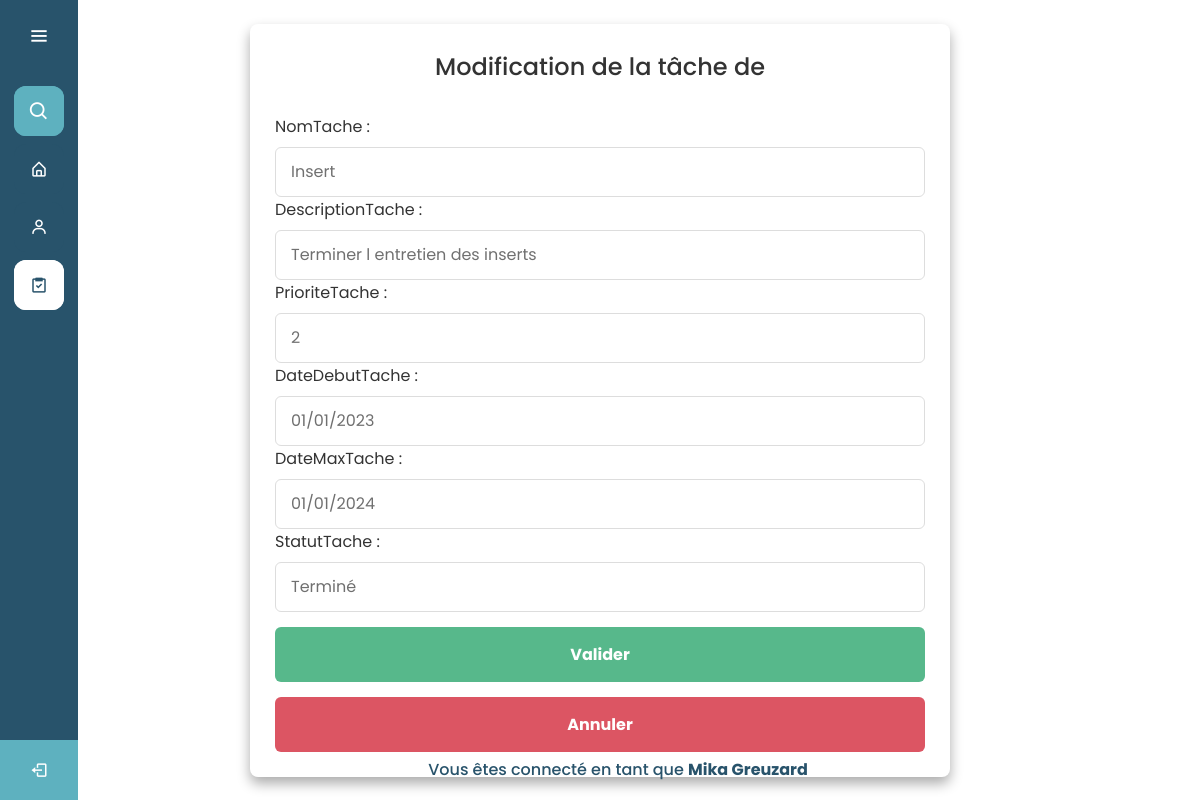
The page /PHP/ADMIN_Tache_Edit.php?ID=5 (signed in) on the database its author committed.
### tables this page shows
CREATE TABLE Tache (
    IdTache INTEGER PRIMARY KEY NOT NULL,
    NomTache TEXT NOT NULL,
    DescriptionTache TEXT NOT NULL,
    PrioriteTache INTEGER NOT NULL,
    DateDebutTache TEXT NOT NULL,
    DateMaxTache TEXT NOT NULL,
    StatutTache TEXT NOT NULL,
    IdUtilisateur INTEGER NOT NULL,
    FOREIGN KEY (IdUtilisateur) REFERENCES Utilisateur(IdUtilisateur)
);

### PHP/ADMIN_Tache_Edit.php (the view, shortened to what this page needs)
<!DOCTYPE html>
<html lang="en" dir="ltr">
  <head>
    <link rel="stylesheet" href="../CSS/ADMIN_Select_Equipe_Edit.css">
    <link href='https://unpkg.com/boxicons@2.0.7/css/boxicons.min.css' rel='stylesheet'>
   </head>
<body>
  <div class="sidebar">
  <div class="logo-details">
        <i class='bx bx-menu' id="btn" ></i>
    </div>
    <ul class="nav-list">
      <li>
          <i class='bx bx-search' ></i>
      </li>
      <li>
        <a href="../PAGES/ADMIN_Index.php">
          <i class='bx bx-home-alt Accueil'></i>
        </a>
      </li>
      <li>
       <a href="../PAGES/ADMIN_Equipe.php" class='Equipe'>
         <i class='bx bx-user Equipe' ></i>
       </a>
     </li>
     <li>
       <a href="../PAGES/ADMIN_Tache.php" class='Tache'>
         <i class='bx bx-task Tache'></i>
       </a>
     </li>
     <li class="profile no-animation">
        <div class="profile-details">
          <div class="name_job">
          <div class="name"><?php echo isset($_SESSION['PrenomUtilisateur']) && isset($_SESSION['NomUtilisateur']) ? $_SESSION['PrenomUtilisateur'] . ' ' . $_SESSION['NomUtilisateur'] : ''; ?></div>
          <div class="job"><?php echo isset($_SESSION['StatutUtilisateur']) ? $_SESSION['StatutUtilisateur'] : ''; ?></div>
          </div>
        </div>
        <a href="../PAGES/Login.php" class='TEST'>
          <i class='bx bx-log-out' id="log_out"></i>
        </a>
      </li>
    </ul>
  </div>
  <section class="container">
  <?php
    $pdo = new PDO("sqlite:../DATABASE/bdd.sqlite");
    if (isset($_GET["ID"])) {
        $ID = $_GET["ID"];
        $query = "SELECT * FROM Tache WHERE IdTache = $ID";
        $result = $pdo->query($query);
        $row = $result->fetch();
        echo '<header>Modification de la tâche de ' . $_SESSION['utilisateur']['PrenomUtilisateur'] . ' ' . $_SESSION['utilisateur']['NomUtilisateur'] . '</header>';
        echo "<form method='post' class='FormulaireEdit'>";
        echo "<label for='NomTache' class='TitreLabel'>NomTache : </label>";
        echo "<input type='text' id='NomTache' name='NomTache' class='text-input-NomTache' value='".$row["NomTache"]."'><br>";
        echo "<label for='DescriptionTache' class='TitreLabel'>DescriptionTache : </label>";
        echo "<input type='text' id='DescriptionTache' name='DescriptionTache' class='text-input-DescriptionTache' value='".$row["DescriptionTache"]."'><br>";
        echo "<label for='PrioriteTache' class='TitreLabel'>PrioriteTache : </label>";
        echo "<input type='text' id='PrioriteTache' name='PrioriteTache' class='text-input-PrioriteTache' value='".$row["PrioriteTache"]."'><br>";
        echo "<label for='DateDebutTache' class='TitreLabel'>DateDebutTache : </label>";
        echo "<input type='text' id='DateDebutTache' name='DateDebutTache' class='text-input-DateDebutTache' value='".$row["DateDebutTache"]."'><br>";
        echo "<label for='DateMaxTache' class='TitreLabel'>DateMaxTache : </label>";
        echo "<input type='text' id='DateMaxTache' name='DateMaxTache' class='text-input-DateMaxTache' value='".$row["DateMaxTache"]."'><br>";
        echo "<label for='StatutTache' class='TitreLabel'>StatutTache : </label>";
        echo "<input type='text' id='StatutTache' name='StatutTache' class='text-input-StatutTache' value='".$row["StatutTache"]."'><br>";
        echo "<div class='conteneur-boutons'>";
        echo "<input type='submit' name='valider2' class='BoutonValider' value='Valider'>";
        echo "<input type='button' name='annuler' class='BoutonAnnuler' value='Annuler' onclick='window.location.href=\"../PAGES/ADMIN_Select_Equipe.php?utilisateur=" . $_SESSION['utilisateur']['IdUtilisateur'] . "\";'>";
        echo "</div>";
        echo "</form>";
    } else {
    }
?>
  </section>
  <div class='text2'>
        Vous êtes connecté en tant que <span class='ConnectAs'><?php echo $_SESSION['PrenomUtilisateur'] . ' ' . $_SESSION['NomUtilisateur']; ?></span>
  </div>
</body>
</html>

### CSS/ADMIN_Select_Equipe_Edit.css (style rules this page uses)
* { margin: 0; padding: 0; box-sizing: border-box; font-family: "Poppins" , sans-serif; }
.sidebar { position: fixed; left: 0; top: 0; height: 100%; width: 78px; background: #28536B; padding: 6px 14px; z-index: 99; transition: all 0.5s ease; }
.sidebar .logo-details { height: 60px; display: flex; align-items: center; position: relative; }
.sidebar .logo-details #btn { position: absolute; top: 50%; right: 0; transform: translateY(-50%); font-size: 22px; transition: all 0.4s ease; font-size: 23px; text-align: center; cursor: pointer; transition: all 0.5s ease; }
.sidebar i { color: #fff; height: 60px; min-width: 50px; font-size: 28px; text-align: center; line-height: 60px; }
.sidebar .nav-list { margin-top: 20px; height: 100%; }
.sidebar li { position: relative; margin: 8px 0; list-style: none; }
.sidebar .bx-search { position: absolute; top: 50%; left: 0; transform: translateY(-50%); font-size: 22px; background: #5EB1BF; color: #FFF; }
.sidebar li a:not(.TEST) { display: flex; height: 100%; width: 100%; border-radius: 12px; align-items: center; text-decoration: none; transition: all 0.4s ease; background: #28536B; }
.sidebar li i { height: 50px; line-height: 50px; font-size: 18px; border-radius: 12px; }
.sidebar li.profile { position: fixed; height: 60px; width: 78px; left: 0; bottom: -8px; padding: 10px 14px; background: #5EB1BF; transition: all 0.5s ease; overflow: hidden; }
.sidebar li .profile-details { display: flex; align-items: center; flex-wrap: nowrap; }
.sidebar li.profile .name, .sidebar li.profile .job { font-size: 15px; font-weight: 400; color: #fff; white-space: nowrap; }
.sidebar li.profile .job { font-size: 12px; }
.sidebar .profile #log_out { position: absolute; top: 50%; right: 0; transform: translateY(-50%); background: #5EB1BF; width: 100%; height: 60px; line-height: 60px; border-radius: 0px; transition: all 0.5s ease; }
.Tache i { background: #FFF; color: #28536B; }
.ConnectAs { font-weight: bold; color: #28536B; }
.text2 { color: #28536B; font-size: 1rem; font-weight: 500; margin: 18px; align-self: center; text-align: center; position: absolute; bottom: 0; left: 50%; transform: translateX(-50%); }
.sidebar li a.Tache { background: #FFF; color: #28536B; }
body { min-height: 100vh; display: flex; align-items: center; justify-content: center; padding: 20px; }
.container { position: relative; max-width: 700px; width: 100%; background: #fff; padding: 25px; border-radius: 8px; box-shadow: 0 .4rem .8rem #0005; }
.container header { font-size: 1.5rem; color: #333; font-weight: 500; text-align: center; }
.FormulaireEdit { margin-top: 30px; }
.FormulaireEdit .TitreLabel { color: #333; }
.FormulaireEdit .text-input-NomTache, .FormulaireEdit .text-input-DescriptionTache, .FormulaireEdit .text-input-PrioriteTache, .FormulaireEdit .text-input-DateDebutTache, .FormulaireEdit .text-input-DateMaxTache, .FormulaireEdit .text-input-StatutTache, .FormulaireEdit .text-input-IdUtilisateur { position: relative; height: 50px; width: 100%; outline: none; font-size: 1rem; color: #707070; margin-top: 8px; border: 1px solid #ddd; border-radius: 6px; padding: 0 15px; }
.FormulaireEdit .conteneur-boutons { margin-top: 15px; }
.FormulaireEdit .BoutonValider { height: 55px; width: 100%; font-size: 1rem; font-weight: 400; border: none; cursor: pointer; transition: all 0.2s ease; font-weight: bold; transition-duration: 0.4s; border-radius: 6px; background-color: #57B88B; color: #fff; }
.FormulaireEdit .BoutonAnnuler { height: 55px; width: 100%; font-size: 1rem; font-weight: 400; border: none; cursor: pointer; transition: all 0.2s ease; font-weight: bold; transition-duration: 0.4s; border-radius: 6px; background-color: #DC5563; color: #fff; margin-top: 15px; }

### rows shown on the page
tache: NomTache "Insert", DescriptionTache "Terminer l entretien des inserts", PrioriteTache "2", DateDebutTache "01/01/2023", DateMaxTache "01/01/2024", StatutTache "Terminé"

### other values the page prints
$_SESSION['PrenomUtilisateur'] "Mika"
$_SESSION['NomUtilisateur'] "Greuzard"
